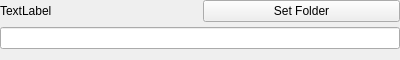
<?xml version="1.0" encoding="UTF-8"?>
<ui version="4.0">
 <class>FolderBoxEntity</class>
 <widget class="QWidget" name="FolderBoxEntity">
  <property name="geometry">
   <rect>
    <x>0</x>
    <y>0</y>
    <width>400</width>
    <height>60</height>
   </rect>
  </property>
  <property name="maximumSize">
   <size>
    <width>16777215</width>
    <height>60</height>
   </size>
  </property>
  <property name="windowTitle">
   <string>Form</string>
  </property>
  <layout class="QVBoxLayout" name="verticalLayout">
   <property name="spacing">
    <number>5</number>
   </property>
   <property name="leftMargin">
    <number>0</number>
   </property>
   <property name="topMargin">
    <number>0</number>
   </property>
   <property name="rightMargin">
    <number>0</number>
   </property>
   <item>
    <layout class="QHBoxLayout" name="horizontalLayout">
     <item>
      <widget class="QLabel" name="label">
       <property name="text">
        <string>TextLabel</string>
       </property>
      </widget>
     </item>
     <item>
      <widget class="QPushButton" name="pushButton">
       <property name="text">
        <string>Set Folder</string>
       </property>
      </widget>
     </item>
    </layout>
   </item>
   <item>
    <widget class="QLineEdit" name="lineEdit"/>
   </item>
  </layout>
 </widget>
 <resources/>
 <connections/>
</ui>
